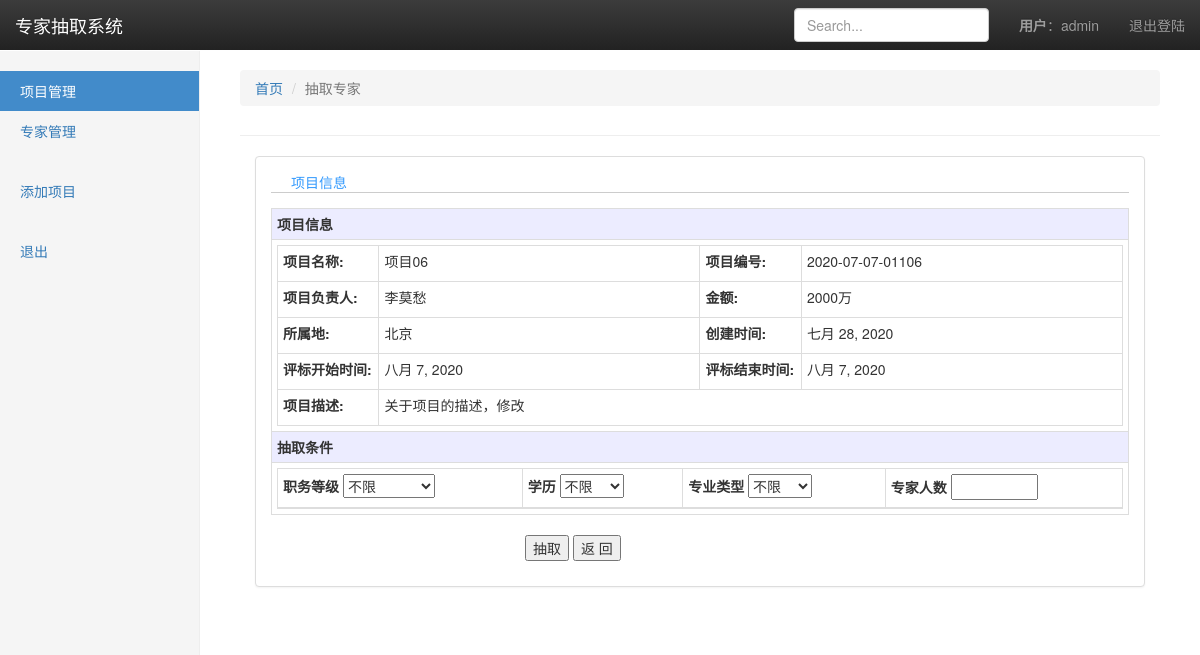
Screenshot of /program/selectExperts/6 (signed in) with the database file from the repository.
### program/models.py (models this page shows, shortened)
class Program(models.Model):
    id = models.AutoField(primary_key=True)
    visible = models.BooleanField(default=True)
    seq = models.CharField(max_length=100, null=False, verbose_name="项目编号")
    name = models.CharField(max_length=500, verbose_name="项目名称", null=False)
    desp = models.CharField(max_length=1000, verbose_name="项目描述", null=True)
    responser = models.CharField(max_length=100, verbose_name="项目负责人", null=False)
    location = models.CharField(max_length=100, verbose_name="所属地", null=True)
    money = models.CharField(max_length=100, null=True,verbose_name="招标金额")
    program_date = models.DateField(verbose_name="创建时间")
    start_date = models.DateField(verbose_name="评标开始时间")
    end_date = models.DateField(verbose_name="评标截止时间")
    class Meta:
        verbose_name = '项目'
        verbose_name_plural = verbose_name

### program/views.py (the view, shortened to what this page needs)
# urls.py: path('selectExperts/<int:id>', views.program_select_experts, name='selectExperts'),
@login_required()
def program_select_experts(request, id):
    user = User.objects.get(username=request.user.username)
    if user.username != "admin":
        return HttpResponse("您不是管理员，你没有权限抽取专家")
    program = Program.objects.get(id=id)
    if request.method == 'GET':
        return render(request, 'select_expert_template.html', {"program": program})

### template/select_expert_template.html (shortened to what this page needs)
<!DOCTYPE html>
{%load static%}
<html lang="zh-CN">
<head>
  <link rel="stylesheet" href = "{%static 'css/bootstrap.min.css'%}">
  <link rel="stylesheet" href="{%static 'css/bootstrap-theme.min.css'%}">
</head>
<body>
  <nav class="navbar navbar-inverse navbar-fixed-top">
    <div class="container-fluid">
      <div class="navbar-header">
        <a class="navbar-brand" href="#">专家抽取系统</a>
      </div>
      <div id="navbar" class="navbar-collapse collapse">
        <ul class="nav navbar-nav navbar-right">
          {% if user.is_authenticated %}
          <li class="nav-item dropdown">
            <a><strong>用户</strong>：{{ user.username }}</a>
          </li>
          <li class="nav-item dropdown">
            <a href="/experts/login_out/">退出登陆</a>
          </li>
          {% else %}
          <li class="nav-item">
            <a class="nav-link" href="/experts/login/">登录</a>
          </li>
          {% endif %}
        </ul>
        <form class="navbar-form navbar-right">
          <input type="text" class="form-control" placeholder="Search...">
        </form>
      </div>
    </div>
  </nav>
  <div class="container-fluid">
    <div class="row">
      <div class="col-sm-3 col-md-2 sidebar">
        <ul class="nav nav-sidebar">
          <li class="active"><a href="{% url 'index' %}">项目管理<span class="sr-only">(current)</span></a></li>
          <li><a href="{% url 'list' %}">专家管理</a></li>
        </ul>
        <ul class="nav nav-sidebar">
          <li><a href="{% url 'addProgram' %}">添加项目</a></li>
        </ul>
		<ul class="nav nav-sidebar">
			<li><a href="{% url 'login' %}">退出</a></li>
        </ul>
      </div>
      <div class="col-sm-9 col-sm-offset-3 col-md-10 col-md-offset-2 main">
        <div class="page-header">
          <ol class="breadcrumb">
            <li><a href="/program/list">首页 </a></li>
            <li class="active">抽取专家</li>
          </ol>
        </div>
        <div class="col-md-12">
          <div class="panel panel-default">
            <div class="panel-body table-responsive">
              <div
                style="border-bottom:1px solid #ccc; margin-bottom:15px; color:#3299fd; background-repeat:no-repeat; padding-left:20px; background-position: bottom left;">
                项目信息</div>
              <form id="inputForm" class="form-horizontal" action="" method="post">
                <table class="table table-bordered table-condensed">
                  <tr>
                    <td style="background-color:#ECECFF;">
                      <b>项目信息</b>
                    </td>
                  </tr>
                  <tr>
                    <td>
                      <table class="table table-bordered table-condensed" style="margin-bottom: 0px;">
                        <tr>
                          <td style="width:12%">
                            <label class="tab_control_label">项目名称: </label>
                          </td>
                          <td style="width:38%">
                            {{program.name}}
                          </td>
                          <td style="width:12%"><label class="tab_control_label">项目编号: </label></td>
                          <td style="width:38%">
                            {{program.seq}}
                          </td>
                        </tr>
                        <tr>
                          <td>
                            <label class="tab_control_label">项目负责人: </label>
                          </td>
                          <td>
                            {{program.responser}}
                          </td>
                          <td><label class="tab_control_label">金额: </label></td>
                          <td>
                            {{program.money}}
                          </td>
                        </tr>
                        <tr>
                          <td><label class="tab_control_label">所属地: </label></td>
                          <td>
                            {{program.location}}
                          </td>
                          <td><label class="tab_control_label">创建时间: </label></td>
                          <td>
                            {{program.program_date}}
                          </td>
                        </tr>
                        <tr>
                          <td><label class="tab_control_label">评标开始时间: </label></td>
                          <td>
                            {{program.start_date}}
                          </td>
                          <td><label class="tab_control_label">评标结束时间: </label></td>
                          <td>
                            {{program.end_date}}
                          </td>
                        </tr>
                        <tr>
                          <td><label class="tab_control_label">项目描述: </label></td>
                          <td colspan="3">
                            {{program.desp}}
                          </td>
                        </tr>
                      </table>
                    </td>
                  </tr>
                  <tr>
                    <td style="background-color:#ECECFF;">
                      <b>抽取条件</b>
                    </td>
                  </tr>
                  <tr id="xmbds" style="display:;">
                    <td>
                      <table class="table table-bordered table-condensed" style="margin-bottom: 0px;">
                        <thead>
                          <tr class="table-head-tr-huise">
                            <td>
                              <label for="country">职务等级</label>
                              <select name="level" class="custom-select d-block w-100"
                                id="{{expert_form.level.id_for_label}}" required="">
                                <option value="all">不限</option>
                              </select>
                            </td>
                            <td>
                              <label for="country">学历</label>
                              <select name="degree" class="custom-select d-block w-100"
                                id="{{expert_form.degree.id_for_label}}" required="">
                                <option value="all">不限</option>
                            </td>
                            <td>
                              <label for="country">专业类型</label>
                              <select name="program_type" class="custom-select d-block w-100" id="state" required="">
                                <option value="all">不限</option>
                              </select>
                            </td>
                            <td>
                              <label>专家人数</label>
                                <input id="number" name="number" required="" value="{{number}}" size="8"
                                  onkeyup="if(this.value.length==1){this.value=this.value.replace(/[^1-9]/g,'')}else{this.value=this.value.replace(/\D/g,'')}"
                                  onafterpaste="if(this.value.length==1){this.value=this.value.replace(/[^1-9]/g,'')}else{this.value=this.value.replace(/\D/g,'')}">
                            </td>
                          </tr>
                        </thead>
                      </table>
                    </td>
                  </tr>
                </table>
                <div style="width:350px; display:block; margin:10px auto;">
                  <button type="submit" class="btn-blu-btn">抽取</button>
                  <button type="button" class="btn-cancel" onclick="history.go(-1)">返 回</button>
                </div>
              </form>
            </div>
          </div>
        </div>
      </div>
    </div>
  </div>
</body>
</html>

### template/select_expert_template.html (style rules this page uses)
body { padding-top: 50px; }
.navbar-fixed-top { border: 0; }
.sidebar { display: none; }
@media (min-width: 768px) { .sidebar { position: fixed; top: 51px; bottom: 0; left: 0; z-index: 1000; display: block; padding: 20px; overflow-x: hidden; overflow-y: auto; background-color: #f5f5f5; border-right: 1px solid #eee; } }
.nav-sidebar { margin-right: -21px; margin-bottom: 20px; margin-left: -20px; }
.nav-sidebar>li>a { padding-right: 20px; padding-left: 20px; }
.nav-sidebar>.active>a, .nav-sidebar>.active>a:hover, .nav-sidebar>.active>a:focus { color: #fff; background-color: #428bca; }
.main { padding: 20px; }
@media (min-width: 768px) { .main { padding-right: 40px; padding-left: 40px; } }
.main .page-header { margin-top: 0; }

### rows the page displays
Program: name "项目06", seq "2020-07-07-01106", responser "李莫愁", money "2000万", location "北京", program_date "七月 28, 2020", start_date "八月 7, 2020", end_date "八月 7, 2020", desp "关于项目的描述，修改"

### other values shown
{{ user.username }} "admin"
